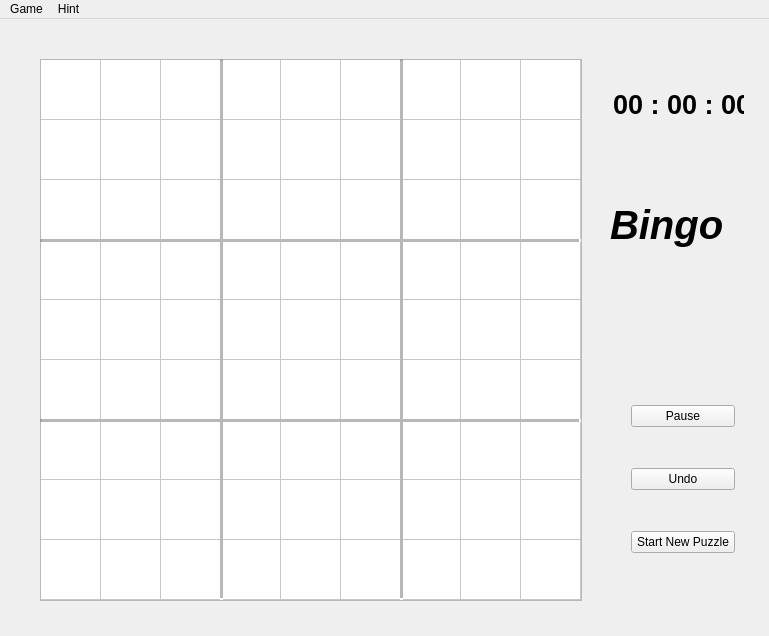
<?xml version="1.0" encoding="UTF-8"?>
<ui version="4.0">
 <class>MainWindow</class>
 <widget class="QMainWindow" name="MainWindow">
  <property name="enabled">
   <bool>true</bool>
  </property>
  <property name="geometry">
   <rect>
    <x>0</x>
    <y>0</y>
    <width>769</width>
    <height>636</height>
   </rect>
  </property>
  <property name="windowTitle">
   <string>NCKU_Project_2</string>
  </property>
  <widget class="QWidget" name="centralWidget">
   <widget class="QTableWidget" name="tableWidget">
    <property name="geometry">
     <rect>
      <x>40</x>
      <y>40</y>
      <width>542</width>
      <height>542</height>
     </rect>
    </property>
    <property name="toolTip">
     <string>&lt;html&gt;&lt;head/&gt;&lt;body&gt;&lt;p&gt;&lt;br/&gt;&lt;/p&gt;&lt;/body&gt;&lt;/html&gt;</string>
    </property>
    <property name="autoFillBackground">
     <bool>false</bool>
    </property>
    <property name="styleSheet">
     <string notr="true">font: 30pt &quot;Ubuntu&quot;;</string>
    </property>
    <property name="showGrid">
     <bool>true</bool>
    </property>
    <property name="gridStyle">
     <enum>Qt::CustomDashLine</enum>
    </property>
    <property name="rowCount">
     <number>9</number>
    </property>
    <property name="columnCount">
     <number>9</number>
    </property>
    <attribute name="horizontalHeaderVisible">
     <bool>false</bool>
    </attribute>
    <attribute name="horizontalHeaderDefaultSectionSize">
     <number>60</number>
    </attribute>
    <attribute name="verticalHeaderVisible">
     <bool>false</bool>
    </attribute>
    <attribute name="verticalHeaderDefaultSectionSize">
     <number>60</number>
    </attribute>
    <attribute name="verticalHeaderHighlightSections">
     <bool>true</bool>
    </attribute>
    <row/>
    <row/>
    <row/>
    <row/>
    <row/>
    <row/>
    <row/>
    <row/>
    <row/>
    <column/>
    <column/>
    <column/>
    <column/>
    <column/>
    <column/>
    <column/>
    <column/>
    <column/>
    <item row="0" column="0">
     <property name="text">
      <string/>
     </property>
     <property name="textAlignment">
      <set>AlignLeading|AlignVCenter</set>
     </property>
    </item>
    <item row="0" column="1">
     <property name="text">
      <string/>
     </property>
     <property name="textAlignment">
      <set>AlignLeading|AlignVCenter</set>
     </property>
    </item>
    <item row="0" column="2">
     <property name="text">
      <string/>
     </property>
     <property name="textAlignment">
      <set>AlignLeading|AlignVCenter</set>
     </property>
    </item>
    <item row="0" column="3">
     <property name="text">
      <string/>
     </property>
     <property name="background">
      <brush brushstyle="NoBrush">
       <color alpha="255">
        <red>211</red>
        <green>215</green>
        <blue>207</blue>
       </color>
      </brush>
     </property>
    </item>
    <item row="0" column="4">
     <property name="text">
      <string/>
     </property>
     <property name="background">
      <brush brushstyle="NoBrush">
       <color alpha="255">
        <red>211</red>
        <green>215</green>
        <blue>207</blue>
       </color>
      </brush>
     </property>
    </item>
    <item row="0" column="5">
     <property name="text">
      <string/>
     </property>
     <property name="background">
      <brush brushstyle="NoBrush">
       <color alpha="255">
        <red>211</red>
        <green>215</green>
        <blue>207</blue>
       </color>
      </brush>
     </property>
    </item>
    <item row="0" column="6">
     <property name="text">
      <string/>
     </property>
    </item>
    <item row="0" column="7">
     <property name="text">
      <string/>
     </property>
    </item>
    <item row="0" column="8">
     <property name="text">
      <string/>
     </property>
    </item>
    <item row="1" column="0">
     <property name="text">
      <string/>
     </property>
    </item>
    <item row="1" column="1">
     <property name="text">
      <string/>
     </property>
    </item>
    <item row="1" column="2">
     <property name="text">
      <string/>
     </property>
    </item>
    <item row="1" column="3">
     <property name="text">
      <string/>
     </property>
     <property name="background">
      <brush brushstyle="NoBrush">
       <color alpha="255">
        <red>211</red>
        <green>215</green>
        <blue>207</blue>
       </color>
      </brush>
     </property>
    </item>
    <item row="1" column="4">
     <property name="text">
      <string/>
     </property>
     <property name="background">
      <brush brushstyle="NoBrush">
       <color alpha="255">
        <red>211</red>
        <green>215</green>
        <blue>207</blue>
       </color>
      </brush>
     </property>
    </item>
    <item row="1" column="5">
     <property name="text">
      <string/>
     </property>
     <property name="background">
      <brush brushstyle="NoBrush">
       <color alpha="255">
        <red>211</red>
        <green>215</green>
        <blue>207</blue>
       </color>
      </brush>
     </property>
    </item>
    <item row="1" column="6">
     <property name="text">
      <string/>
     </property>
    </item>
    <item row="1" column="7">
     <property name="text">
      <string/>
     </property>
    </item>
    <item row="1" column="8">
     <property name="text">
      <string/>
     </property>
    </item>
    <item row="2" column="0">
     <property name="text">
      <string/>
     </property>
    </item>
    <item row="2" column="1">
     <property name="text">
      <string/>
     </property>
    </item>
    <item row="2" column="2">
     <property name="text">
      <string/>
     </property>
    </item>
    <item row="2" column="3">
     <property name="text">
      <string/>
     </property>
     <property name="background">
      <brush brushstyle="NoBrush">
       <color alpha="255">
        <red>211</red>
        <green>215</green>
        <blue>207</blue>
       </color>
      </brush>
     </property>
    </item>
    <item row="2" column="4">
     <property name="text">
      <string/>
     </property>
     <property name="background">
      <brush brushstyle="NoBrush">
       <color alpha="255">
        <red>211</red>
        <green>215</green>
        <blue>207</blue>
       </color>
      </brush>
     </property>
    </item>
    <item row="2" column="5">
     <property name="text">
      <string/>
     </property>
     <property name="background">
      <brush brushstyle="NoBrush">
       <color alpha="255">
        <red>211</red>
        <green>215</green>
        <blue>207</blue>
       </color>
      </brush>
     </property>
    </item>
    <item row="2" column="6">
     <property name="text">
      <string/>
     </property>
    </item>
    <item row="2" column="7">
     <property name="text">
      <string/>
     </property>
    </item>
    <item row="2" column="8">
     <property name="text">
      <string/>
     </property>
    </item>
    <item row="3" column="0">
     <property name="text">
      <string/>
     </property>
     <property name="background">
      <brush brushstyle="NoBrush">
       <color alpha="255">
        <red>211</red>
        <green>215</green>
        <blue>207</blue>
       </color>
      </brush>
     </property>
    </item>
    <item row="3" column="1">
     <property name="text">
      <string/>
     </property>
     <property name="background">
      <brush brushstyle="NoBrush">
       <color alpha="255">
        <red>211</red>
        <green>215</green>
        <blue>207</blue>
       </color>
      </brush>
     </property>
    </item>
    <item row="3" column="2">
     <property name="text">
      <string/>
     </property>
     <property name="background">
      <brush brushstyle="NoBrush">
       <color alpha="255">
        <red>211</red>
        <green>215</green>
        <blue>207</blue>
       </color>
      </brush>
     </property>
    </item>
    <item row="3" column="3">
     <property name="text">
      <string/>
     </property>
    </item>
    <item row="3" column="4">
     <property name="text">
      <string/>
     </property>
    </item>
    <item row="3" column="5">
     <property name="text">
      <string/>
     </property>
    </item>
    <item row="3" column="6">
     <property name="text">
      <string/>
     </property>
     <property name="background">
      <brush brushstyle="NoBrush">
       <color alpha="255">
        <red>211</red>
        <green>215</green>
        <blue>207</blue>
       </color>
      </brush>
     </property>
    </item>
    <item row="3" column="7">
     <property name="text">
      <string/>
     </property>
     <property name="background">
      <brush brushstyle="NoBrush">
       <color alpha="255">
        <red>211</red>
        <green>215</green>
        <blue>207</blue>
       </color>
      </brush>
     </property>
    </item>
    <item row="3" column="8">
     <property name="text">
      <string/>
     </property>
     <property name="background">
      <brush brushstyle="NoBrush">
       <color alpha="255">
        <red>211</red>
        <green>215</green>
        <blue>207</blue>
       </color>
      </brush>
     </property>
    </item>
    <item row="4" column="0">
     <property name="text">
      <string/>
     </property>
     <property name="background">
      <brush brushstyle="NoBrush">
       <color alpha="255">
        <red>211</red>
        <green>215</green>
        <blue>207</blue>
       </color>
      </brush>
     </property>
    </item>
    <item row="4" column="1">
     <property name="text">
      <string/>
     </property>
     <property name="background">
      <brush brushstyle="NoBrush">
       <color alpha="255">
        <red>211</red>
        <green>215</green>
        <blue>207</blue>
       </color>
      </brush>
     </property>
    </item>
    <item row="4" column="2">
     <property name="text">
      <string/>
     </property>
     <property name="background">
      <brush brushstyle="NoBrush">
       <color alpha="255">
        <red>211</red>
        <green>215</green>
        <blue>207</blue>
       </color>
      </brush>
     </property>
    </item>
    <item row="4" column="3">
     <property name="text">
      <string/>
     </property>
    </item>
    <item row="4" column="4">
     <property name="text">
      <string/>
     </property>
    </item>
    <item row="4" column="5">
     <property name="text">
      <string/>
     </property>
    </item>
    <item row="4" column="6">
     <property name="text">
      <string/>
     </property>
     <property name="background">
      <brush brushstyle="NoBrush">
       <color alpha="255">
        <red>211</red>
        <green>215</green>
        <blue>207</blue>
       </color>
      </brush>
     </property>
    </item>
    <item row="4" column="7">
     <property name="text">
      <string/>
     </property>
     <property name="background">
      <brush brushstyle="NoBrush">
       <color alpha="255">
        <red>211</red>
        <green>215</green>
        <blue>207</blue>
       </color>
      </brush>
     </property>
    </item>
    <item row="4" column="8">
     <property name="text">
      <string/>
     </property>
     <property name="background">
      <brush brushstyle="NoBrush">
       <color alpha="255">
        <red>211</red>
        <green>215</green>
        <blue>207</blue>
       </color>
      </brush>
     </property>
    </item>
    <item row="5" column="0">
     <property name="text">
      <string/>
     </property>
     <property name="background">
      <brush brushstyle="NoBrush">
       <color alpha="255">
        <red>211</red>
        <green>215</green>
        <blue>207</blue>
       </color>
      </brush>
     </property>
    </item>
    <item row="5" column="1">
     <property name="text">
      <string/>
     </property>
     <property name="background">
      <brush brushstyle="NoBrush">
       <color alpha="255">
        <red>211</red>
        <green>215</green>
        <blue>207</blue>
       </color>
      </brush>
     </property>
    </item>
    <item row="5" column="2">
     <property name="text">
      <string/>
     </property>
     <property name="background">
      <brush brushstyle="NoBrush">
       <color alpha="255">
        <red>211</red>
        <green>215</green>
        <blue>207</blue>
       </color>
      </brush>
     </property>
    </item>
    <item row="5" column="3">
     <property name="text">
      <string/>
     </property>
    </item>
    <item row="5" column="4">
     <property name="text">
      <string/>
     </property>
    </item>
    <item row="5" column="5">
     <property name="text">
      <string/>
     </property>
    </item>
    <item row="5" column="6">
     <property name="text">
      <string/>
     </property>
     <property name="background">
      <brush brushstyle="NoBrush">
       <color alpha="255">
        <red>211</red>
        <green>215</green>
        <blue>207</blue>
       </color>
      </brush>
     </property>
    </item>
    <item row="5" column="7">
     <property name="text">
      <string/>
     </property>
     <property name="background">
      <brush brushstyle="NoBrush">
       <color alpha="255">
        <red>211</red>
        <green>215</green>
        <blue>207</blue>
       </color>
      </brush>
     </property>
    </item>
    <item row="5" column="8">
     <property name="text">
      <string/>
     </property>
     <property name="background">
      <brush brushstyle="NoBrush">
       <color alpha="255">
        <red>211</red>
        <green>215</green>
        <blue>207</blue>
       </color>
      </brush>
     </property>
    </item>
    <item row="6" column="0">
     <property name="text">
      <string/>
     </property>
    </item>
    <item row="6" column="1">
     <property name="text">
      <string/>
     </property>
    </item>
    <item row="6" column="2">
     <property name="text">
      <string/>
     </property>
    </item>
    <item row="6" column="3">
     <property name="text">
      <string/>
     </property>
     <property name="background">
      <brush brushstyle="NoBrush">
       <color alpha="255">
        <red>211</red>
        <green>215</green>
        <blue>207</blue>
       </color>
      </brush>
     </property>
    </item>
    <item row="6" column="4">
     <property name="text">
      <string/>
     </property>
     <property name="background">
      <brush brushstyle="NoBrush">
       <color alpha="255">
        <red>211</red>
        <green>215</green>
        <blue>207</blue>
       </color>
      </brush>
     </property>
    </item>
    <item row="6" column="5">
     <property name="text">
      <string/>
     </property>
     <property name="background">
      <brush brushstyle="NoBrush">
       <color alpha="255">
        <red>211</red>
        <green>215</green>
        <blue>207</blue>
       </color>
      </brush>
     </property>
    </item>
    <item row="6" column="6">
     <property name="text">
      <string/>
     </property>
    </item>
    <item row="6" column="7">
     <property name="text">
      <string/>
     </property>
    </item>
    <item row="6" column="8">
     <property name="text">
      <string/>
     </property>
    </item>
    <item row="7" column="0">
     <property name="text">
      <string/>
     </property>
    </item>
    <item row="7" column="1">
     <property name="text">
      <string/>
     </property>
    </item>
    <item row="7" column="2">
     <property name="text">
      <string/>
     </property>
    </item>
    <item row="7" column="3">
     <property name="text">
      <string/>
     </property>
     <property name="background">
      <brush brushstyle="NoBrush">
       <color alpha="255">
        <red>211</red>
        <green>215</green>
        <blue>207</blue>
       </color>
      </brush>
     </property>
    </item>
    <item row="7" column="4">
     <property name="text">
      <string/>
     </property>
     <property name="background">
      <brush brushstyle="NoBrush">
       <color alpha="255">
        <red>211</red>
        <green>215</green>
        <blue>207</blue>
       </color>
      </brush>
     </property>
    </item>
    <item row="7" column="5">
     <property name="text">
      <string/>
     </property>
     <property name="background">
      <brush brushstyle="NoBrush">
       <color alpha="255">
        <red>211</red>
        <green>215</green>
        <blue>207</blue>
       </color>
      </brush>
     </property>
    </item>
    <item row="7" column="6">
     <property name="text">
      <string/>
     </property>
    </item>
    <item row="7" column="7">
     <property name="text">
      <string/>
     </property>
    </item>
    <item row="7" column="8">
     <property name="text">
      <string/>
     </property>
    </item>
    <item row="8" column="0">
     <property name="text">
      <string/>
     </property>
    </item>
    <item row="8" column="1">
     <property name="text">
      <string/>
     </property>
    </item>
    <item row="8" column="2">
     <property name="text">
      <string/>
     </property>
    </item>
    <item row="8" column="3">
     <property name="text">
      <string/>
     </property>
     <property name="background">
      <brush brushstyle="NoBrush">
       <color alpha="255">
        <red>211</red>
        <green>215</green>
        <blue>207</blue>
       </color>
      </brush>
     </property>
    </item>
    <item row="8" column="4">
     <property name="text">
      <string/>
     </property>
     <property name="background">
      <brush brushstyle="NoBrush">
       <color alpha="255">
        <red>211</red>
        <green>215</green>
        <blue>207</blue>
       </color>
      </brush>
     </property>
    </item>
    <item row="8" column="5">
     <property name="text">
      <string/>
     </property>
     <property name="background">
      <brush brushstyle="NoBrush">
       <color alpha="255">
        <red>211</red>
        <green>215</green>
        <blue>207</blue>
       </color>
      </brush>
     </property>
    </item>
    <item row="8" column="6">
     <property name="text">
      <string/>
     </property>
    </item>
    <item row="8" column="7">
     <property name="text">
      <string/>
     </property>
    </item>
    <item row="8" column="8">
     <property name="text">
      <string/>
     </property>
    </item>
   </widget>
   <widget class="QLabel" name="Clock">
    <property name="geometry">
     <rect>
      <x>613</x>
      <y>40</y>
      <width>131</width>
      <height>91</height>
     </rect>
    </property>
    <property name="font">
     <font>
      <pointsize>20</pointsize>
      <weight>75</weight>
      <bold>true</bold>
     </font>
    </property>
    <property name="text">
     <string>00 : 00 : 00</string>
    </property>
   </widget>
   <widget class="Line" name="line_5">
    <property name="geometry">
     <rect>
      <x>400</x>
      <y>40</y>
      <width>3</width>
      <height>541</height>
     </rect>
    </property>
    <property name="font">
     <font>
      <weight>50</weight>
      <bold>false</bold>
     </font>
    </property>
    <property name="lineWidth">
     <number>2</number>
    </property>
    <property name="midLineWidth">
     <number>10</number>
    </property>
    <property name="orientation">
     <enum>Qt::Vertical</enum>
    </property>
   </widget>
   <widget class="Line" name="line_7">
    <property name="geometry">
     <rect>
      <x>220</x>
      <y>40</y>
      <width>3</width>
      <height>541</height>
     </rect>
    </property>
    <property name="font">
     <font>
      <weight>50</weight>
      <bold>false</bold>
     </font>
    </property>
    <property name="lineWidth">
     <number>2</number>
    </property>
    <property name="midLineWidth">
     <number>10</number>
    </property>
    <property name="orientation">
     <enum>Qt::Vertical</enum>
    </property>
   </widget>
   <widget class="Line" name="line_8">
    <property name="geometry">
     <rect>
      <x>40</x>
      <y>220</y>
      <width>541</width>
      <height>3</height>
     </rect>
    </property>
    <property name="font">
     <font>
      <weight>50</weight>
      <bold>false</bold>
     </font>
    </property>
    <property name="lineWidth">
     <number>2</number>
    </property>
    <property name="midLineWidth">
     <number>10</number>
    </property>
    <property name="orientation">
     <enum>Qt::Horizontal</enum>
    </property>
   </widget>
   <widget class="Line" name="line_9">
    <property name="geometry">
     <rect>
      <x>40</x>
      <y>400</y>
      <width>541</width>
      <height>3</height>
     </rect>
    </property>
    <property name="font">
     <font>
      <weight>50</weight>
      <bold>false</bold>
     </font>
    </property>
    <property name="lineWidth">
     <number>2</number>
    </property>
    <property name="midLineWidth">
     <number>10</number>
    </property>
    <property name="orientation">
     <enum>Qt::Horizontal</enum>
    </property>
   </widget>
   <widget class="QWidget" name="layoutWidget">
    <property name="geometry">
     <rect>
      <x>620</x>
      <y>340</y>
      <width>126</width>
      <height>241</height>
     </rect>
    </property>
    <layout class="QVBoxLayout" name="verticalLayout">
     <item>
      <widget class="QPushButton" name="pause">
       <property name="autoFillBackground">
        <bool>false</bool>
       </property>
       <property name="text">
        <string>Pause</string>
       </property>
      </widget>
     </item>
     <item>
      <widget class="QPushButton" name="Undo">
       <property name="text">
        <string>Undo</string>
       </property>
      </widget>
     </item>
     <item>
      <widget class="QPushButton" name="NewPuzzle">
       <property name="text">
        <string>Start New Puzzle</string>
       </property>
      </widget>
     </item>
    </layout>
   </widget>
   <widget class="QLabel" name="resultLabel">
    <property name="geometry">
     <rect>
      <x>610</x>
      <y>160</y>
      <width>191</width>
      <height>91</height>
     </rect>
    </property>
    <property name="font">
     <font>
      <pointsize>30</pointsize>
      <weight>75</weight>
      <italic>true</italic>
      <bold>true</bold>
     </font>
    </property>
    <property name="text">
     <string>Bingo</string>
    </property>
   </widget>
  </widget>
  <widget class="QMenuBar" name="menuBar">
   <property name="geometry">
    <rect>
     <x>0</x>
     <y>0</y>
     <width>769</width>
     <height>22</height>
    </rect>
   </property>
   <widget class="QMenu" name="menuUser">
    <property name="title">
     <string>Game</string>
    </property>
    <widget class="QMenu" name="menuNew_Puzzle">
     <property name="title">
      <string>Start New Puzzle</string>
     </property>
     <addaction name="actionsetRandomly"/>
     <addaction name="actionsetManually"/>
    </widget>
    <addaction name="separator"/>
    <addaction name="menuNew_Puzzle"/>
    <addaction name="actionCheck"/>
    <addaction name="actionReset"/>
   </widget>
   <widget class="QMenu" name="menuHint">
    <property name="title">
     <string>Hint</string>
    </property>
    <addaction name="actionGet_Hint"/>
    <addaction name="actionSolve"/>
   </widget>
   <addaction name="menuUser"/>
   <addaction name="menuHint"/>
  </widget>
  <action name="actionCheck">
   <property name="text">
    <string>Finish</string>
   </property>
  </action>
  <action name="actionsetRandomly">
   <property name="text">
    <string>Random Puzzle</string>
   </property>
  </action>
  <action name="actionsetManually">
   <property name="text">
    <string>Manual Puzzle</string>
   </property>
  </action>
  <action name="actionSolve">
   <property name="text">
    <string>Solve</string>
   </property>
  </action>
  <action name="actionReset">
   <property name="text">
    <string>Reset</string>
   </property>
  </action>
  <action name="actionGet_Hint">
   <property name="text">
    <string>Get Hint</string>
   </property>
  </action>
 </widget>
 <layoutdefault spacing="6" margin="11"/>
 <resources/>
 <connections/>
</ui>
